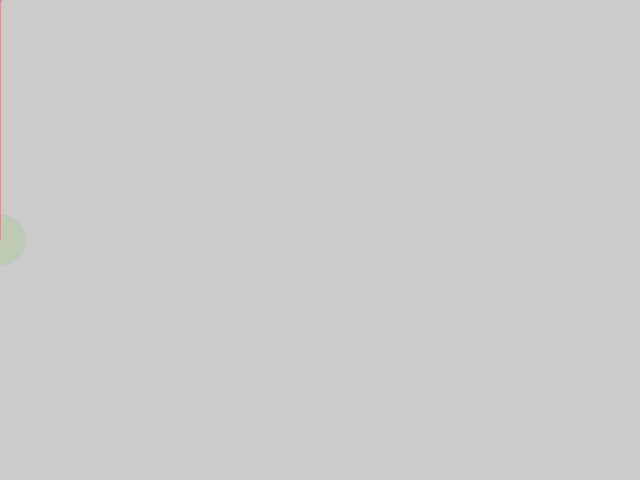
Frame 1 (no input)
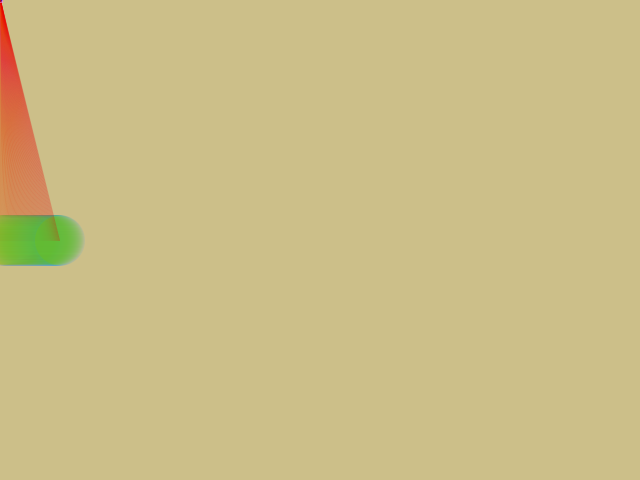
Frame 60 (the mouse pressed at the canvas centre just before this capture)
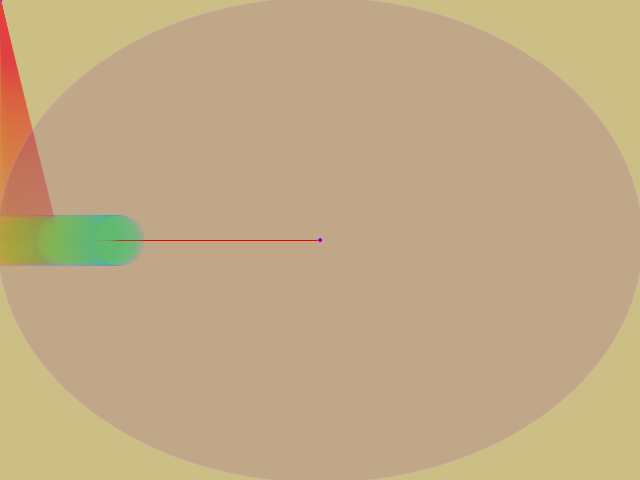
Frame 120 (the mouse held since frame 60 and released just before this capture)

The Processing sketch that drew these frames (run headless with seeded random() and noise(); from frame 60 on, the mouse is pressed at the canvas centre):

// Processing sketch: processing_89889
// ── processing_89889.pde

//Se declaran las variables
int posX;
int posY;
int b;
float distX;
float distY;

//-------------------------
void setup(){
  //definimos el tamaño del lienzo
  size(640, 480);
  //definimos el color inicial del lienzo
  //background(30, 67, 0);
  
  //asignamos valor inicial a las variables declaradas
  posX = 0;
  posY = height/2;
  b = 0;
  distX = 0;
  distY = 0;

}

//-------------------------
void draw(){
  //No usamos el background, en vez dibujamos un rectangulo
  //del tamaño del lienzo con un alpha pequeño
  //Experimenta cambiando el valor de alfa
  noStroke();
  fill(230, 167, b%255, 2);
  rect(0,0, width, height);
  
  //Medimos la distancia entre la posición del mouse actual
  // y la anterior en ambas direcciones 'X' y 'Y'
 
  //pmouseX: posición previa del ratón en X; 
  distX = abs(mouseX - pmouseX);
  distY = abs(mouseY - pmouseY);  
  
  //Dibujamos una elipse en la posición posX y posY 
  stroke(30,150, 230, 27);
  fill(85, 185, b%255, 27);
  ellipse(posX%width, posY%height, 50, 50);
  
  //Dibujamos una elipse en la posición mouseX y mouseY
  // con un tamaño dependiente de las distancias previamente calculadas
  stroke(230,150, 230, 64);
  fill(b%255, 0, 150, 32);
  ellipse(mouseX, mouseY, 5+distX*2, 5+distY*2);
  
  //Dibujamos una linea entre el centro de ambas elipses
  stroke(230, 0, 0, 64);
  line(posX%width, posY%height, mouseX, mouseY);
  
  //Incrementamos el valor de la posición en X para simular movimiento
  // en la dirección horizontal 
  posX++;
  
  //Incrementamos el valor de b para usarlo en el contró dinámico de colores
  b++;
  
//  posX = posX + 1; esto es igual a: posX++;

//  posX = posX + 2; 
//  posX += 2;
//  
//  posX = posX * 2;
//  posX *= 2;
//  
//  posX = posX - 1;
//  posX--;
}
